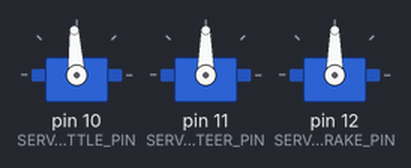
Bench run of a sketch on a simulated Arduino Uno, built with avr-gcc and run on an emulated ATmega328P. Shown: 3 × servo.

Above: at 0.1 s.
At 10.1 s:
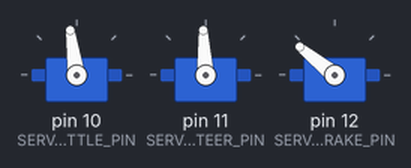
Timing chart, 0 to 11.6 s (numbered marks = the images above):
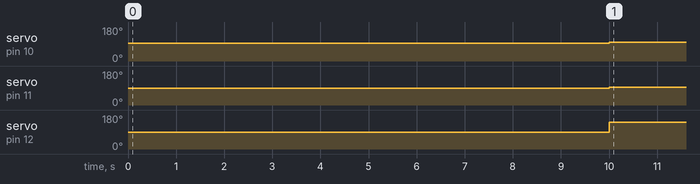

The sketch:

encoder_test.ino
```cpp
/**********************************************************/
//               Robot Racer Controller                   //
//               Written By: Sirui Song                   //
//               Last Updated: Jun 30, 2014               //
/**********************************************************/
//#define TEST_OUTPUT

//Import Libraries
#include <Servo.h>
#include <ros.h>
#include <std_msgs/Int8.h>
#include <std_msgs/Int16.h>
#include <std_msgs/Float32.h>
#include <geometry_msgs/Point32.h>
#include <SPI.h>

//servo
Servo throttleServo, steerServo, brakeServo;
#define SERVO_THROTTLE_PIN    10
#define SERVO_STEER_PIN       11
#define SERVO_BRAKE_PIN       12
#define THROTTLE_MAX          1650
#define THROTTLE_REV_MAX      1300

//unsigned int throttle_auto  = 1500;
//unsigned int steering_auto  = 1500;
//unsigned int throttle_rc    = 1500;
//unsigned int steering_rc    = 1500;
//unsigned int brake_rc       = 1500;
unsigned int throttle       = 1500;
unsigned int steering       = 1500;
unsigned int brake          = 2000;


//Define Analog Input Pin
#define BATT_VIN_1_PIN        A0
#define BATT_VIN_2_PIN        A1
#define STR_CURRENT_PIN       A3
#define STR_ENCODER_PIN       A2

//Define State Pins
#define RELAY_PIN             4

/*Velocity encoder*/
#define Hz                    40
#define PPR                   512          //512 for full Quad Decoding,
#define RadtoM                0.11/1.6  //For front two wheels

//Encoder pin assignment
int ss1 = 46; //
int ss2 = 47; //
int ss3 = 49; // Rear

/**********************************************************/
//                   Helper Functions                     //
/**********************************************************/
double servo_scale(int value, int _min, int _max) {
  int delta = _max - _min;
  return (double) 180 *  (value-_min - delta/2)/delta;
};

//Calculate velocity from encoder pulses

/**********************************************************/
//                Longitudinal PWM Code                   //
/**********************************************************/
//May not be needed.

/**********************************************************/
//                     RC Read In                         //
/**********************************************************/
//int ppm[8];
//void RC_read ()
//{
//  if (Serial2.available() > 0){
//    int count00       = 0;
//    int buffer_size   = 0;
//    int incomingByte  = 0;
//    while (count00 < 50){
//      // throw away extra bytes
//      if (Serial2.available() > 16) {
//        incomingByte = Serial2.read();
//        count00 = 0;
//      } else {
//        count00++;
//      }
//
//      // wait for a full transmition
//      if (Serial2.available() != buffer_size)
//        count00 = 0;
//
//      // make sure we are at the end of a transmition
//      buffer_size = Serial2.available();
//    }
//
//    if (Serial2.available() == 16) {
//      int ppm_data  = 0;
//      int ppm_ch    = 0;
//      for (unsigned int i=0; i<16; i++){
//        incomingByte = Serial2.read();
//        if (i >= 2) {
//          if (i%2 == 0) {
//            ppm_ch        = (incomingByte >> 3);
//            incomingByte -= (ppm_ch << 3);
//            ppm_data      = (incomingByte << 8);
//
//            if (ppm_ch > 7) break;
//          } else {
//            ppm_data     += incomingByte;
//            ppm[ppm_ch]   = ppm_data;
//          }
//        }
//      }
//    }
//  }
//        #ifdef TEST_OUTPUT
//        Serial.print("RX Data: ");
//        Serial.print(ppm[0], DEC); // throttle
//        Serial.print(",");
//        Serial.print(ppm[1], DEC); // aliron
//        Serial.print(",");
//        Serial.print(ppm[2], DEC); // elevator
//        Serial.print(",");
//        Serial.print(ppm[3], DEC); // rudder
//        Serial.print(",");
//        Serial.print(ppm[4], DEC); // gear
//        Serial.print(",");
//        Serial.print(ppm[5], DEC); // RC/Auto
//        Serial.print(",");
//        Serial.print(ppm[6], DEC); // ch 7
//        Serial.print("\n");
//      #endif
//}
///**********************************************************/
////               ROS communication setup                  //
///**********************************************************/

//ros::NodeHandle nh;
//
//std_msgs::Float32 cmdVelocity;
//std_msgs::Float32 cmdSteering;
//std_msgs::Int8 state_msg;
//std_msgs::Int16 str_msg;
//std_msgs::Int16 str_cur_msg;
//std_msgs::Int16 enc_cnt_msg;
//
//geometry_msgs::Point32 encoder_msg;
//#include <MegaEncoderCounter.h>
//
//ros::Publisher state("vehState", &state_msg);
//ros::Publisher encoder("encoderVelocity", &encoder_msg);
//ros::Publisher str("strAngle", &str_msg);
//ros::Publisher str_cur("strCurrent",&str_cur_msg);
//ros::Publisher enc_cnt("encoderCount",&enc_cnt_msg);
//
//void cmd_vel_cb( const std_msgs::Float32& cmd_vel_msg);
//void cmd_str_cb( const std_msgs::Float32& cmd_str_msg);
//
//ros::Subscriber <std_msgs::Float32> velocity_msg ("/RR1/velocity_cmd", cmd_vel_cb);
//ros::Subscriber <std_msgs::Float32> steering_msg ("/RR1/steering_cmd", cmd_str_cb);
//
//int ROS_watchdog = 0;
//
//void cmd_vel_cb(const std_msgs::Float32& cmd_vel_msg)
//{
//    ROS_watchdog = 0;
//    throttle_auto = round(cmd_vel_msg.data*10.7+1557);
//    return;
//}
//
//void cmd_str_cb(const std_msgs::Float32& cmd_str_msg)
//{
//    ROS_watchdog = 0;
//    steering_auto = round(cmd_str_msg.data);
//    return;
//}
////ESC Setup
//void setup_ESC()
//{
//  long tmp_time = millis();
//
//  while ( (millis() - tmp_time) <5000)
//  {
//
//    throttleServo.writeMicroseconds(1500);
//  }
//}
////Encoder Counter Functions
//void setup_counter(int ss)
//{
//  digitalWrite(ss,HIGH);
//  digitalWrite(ss,LOW);
//  SPI.transfer(0b00100000); //Write to counter
//  digitalWrite (ss,HIGH);
//
//  digitalWrite(ss,HIGH);
//  digitalWrite(ss,LOW);
//  SPI.transfer(0b10001000); //10001xxx Write to MDR0
//  SPI.transfer(0b00000011); //00000011
//  digitalWrite (ss,HIGH);
//
//  delay (10);
//
//  digitalWrite(ss,HIGH);
//  digitalWrite (ss,LOW);
//  SPI.transfer(0b10010000); //10010xxx Write to MDR1
//  SPI.transfer(0b00000010); //00000010
//  digitalWrite(ss,HIGH);
//
//}
//
//int enc_pos_read(int ss)
//{
//  digitalWrite(ss,HIGH);
//  digitalWrite(ss,LOW);
//  SPI.transfer(0b01100000);
//  byte response1 = SPI.transfer (0);
//  byte response2 = SPI.transfer (0);
//  digitalWrite(ss,HIGH);
//
//  int temp = 0;
//  temp = ((response1 << 8)|response2) ;
//  //temp <<= 8;
//  //temp = (temp | response2);
//  //Serial.print(temp,DEC);
//
//  /*
//  Serial.print("\t\tByte1: ");
//  Serial.print(response1,BIN);
//  Serial.print("\tByte2: ");
//  Serial.println(response2,BIN);
//  */
//
//  return temp;
//
//}
//
////reset counter only
//void enc_pos_reset(int ss)
//{
//  digitalWrite(ss,HIGH);
//  digitalWrite(ss,LOW);
//  SPI.transfer(0b00100000);
//  digitalWrite(ss,HIGH);
//
//}
void setup()
{

//  Serial.begin(115200);
//  Serial2.begin(115200);
//
//  nh.getHardware()->setBaud(115200);
//  nh.initNode();
//  nh.advertise(state);
//  nh.advertise(encoder);
//  nh.advertise(str);
//  nh.advertise(str_cur);
//  //nh.advertise(enc_cnt);
//  nh.subscribe(velocity_msg);
//  nh.subscribe(steering_msg);
//
//  pinMode(RELAY_PIN, INPUT);
//
  throttleServo.attach(SERVO_THROTTLE_PIN);
  steerServo.attach(SERVO_STEER_PIN);
  brakeServo.attach(SERVO_BRAKE_PIN);
    throttleServo.writeMicroseconds (1500);
    delay (10000);
//
//  //Velocity Encoder Setup
//  pinMode(ss1,OUTPUT);
//  pinMode(ss2,OUTPUT);
//  pinMode(ss3,OUTPUT);
//
//  SPI.begin();
//  SPI.setBitOrder(MSBFIRST);
//  SPI.setDataMode(SPI_MODE0);
//
//  delay(1000);
//
//  setup_counter(ss1);
//  setup_counter(ss2);
//  setup_counter(ss3);
//
//  setup_ESC();
//
}
//long CurrentTime = micros();
//static long PrevTime = 0;
//long timeDiff = CurrentTime - PrevTime;

void loop()
{
//  nh.spinOnce();
//  RC_read ();
//
/**********************************************************/
//                      Encoder Read                      //
/**********************************************************/
//  CurrentTime = micros();
//  timeDiff = CurrentTime - PrevTime;
//  if (timeDiff >= (1.0/Hz * 1E6))
//  {
//      int ENC_L_CNT = enc_pos_read(ss1);
//      int ENC_R_CNT = enc_pos_read(ss2);
//      int ENC_M_CNT = enc_pos_read(ss3);
//
//      encoder_msg.x = (-1E6*ENC_L_CNT/PPR)/1.6*(PI*0.11)/timeDiff;
//      encoder_msg.y = 1E6/PPR*ENC_R_CNT*PI*RadtoM/timeDiff;
//      encoder_msg.z = 1E6/(PPR*4)*ENC_M_CNT*PI*RadtoM/timeDiff;
//
//      encoder.publish (&encoder_msg);
//
//      //enc_cnt_msg.data = enc_cnt_msg.data + ENC_R_CNT;
//
//      //enc_cnt.publish (&enc_cnt_msg);
//      if (encoder_msg.x > 0 || encoder_msg.y > 0 || encoder_msg.z > 0){
//        //Serial.println();
//        //Serial.println(ENC_L_CNT);
//        //Serial.println(ENC_R_CNT);
//        //Serial.println(ENC_M_CNT);
//        /*Serial.println();
//        Serial.println(encoder_msg.x);
//        Serial.println(encoder_msg.y);
//        Serial.println(encoder_msg.z);*/
//      }
//
//      //Serial.println(analogRead(STR_ENCODER_PIN));
//      str_msg.data = analogRead(STR_ENCODER_PIN)-657;
//      str.publish(&str_msg);
//
//      //Serial.println(analogRead(STR_CURRENT_PIN));
//      str_cur_msg.data = analogRead(STR_CURRENT_PIN);
//      str_cur.publish(&str_cur_msg);
//
//      enc_pos_reset(ss1);
//      enc_pos_reset(ss2);
//      enc_pos_reset(ss3);
//
//      PrevTime = CurrentTime;
//  }
//
///**********************************************************/
////                      State Machine                     //
///**********************************************************/
//  boolean RC_on         = true;              //True for RC, false for Auto
//  boolean Estop_on      = true;              //True for RC, false for Auto
//
////  if (ppm[4] < 700)
//    Estop_on = true;
//  else
//    Estop_on = false;
//
//  if (Estop_on) {
//
//    #ifdef TEST_OUTPUT
//    Serial.println("ESTOP MODE");
//    #endif
//    //Estop state:
//
//    while(throttle >= 1500)
//    {
//      throttle -= 5;
//      throttleServo.writeMicroseconds(throttle);
//      delay(100);
//
//    }//end while
//    steering = 1500;
//    brake = 2000;
//
//    //Reset Integrator
//  }
//  else if (ppm[5] < 700) {
//
//    //RC state
//    //Transfer PWM, with a max output limited
//
//    #ifdef TEST_OUTPUT
//    Serial.print("RC MODE \t");
//    Serial.print("throttle PWM: ");
//    Serial.println(throttle_rc);
//    #endif
//
//    //Read in PWM values:
//    throttle_rc = round((ppm[2] - 1022) / 1.416) + 1500;
//    steering_rc = -round((ppm[3] - 1022) / 1.432) + 1500;
//    brake_rc = round((ppm[0] - 1022) / 1.432) + 1500;
//
//    throttle = throttle_rc;
//    steering = steering_rc;
//    brake = brake_rc;
//  }
//  else {
//    #ifdef TEST_OUTPUT
//    Serial.println("AUTO MODE");
//    #endif
//
//    //Auto state
//    //Output to motor: (May implement a min(input, from computer) for throttle
//
//    throttle = throttle_auto;
//    steering = steering_auto;
//    }
//
//
//
//  if (throttle > THROTTLE_MAX )
//    throttle = THROTTLE_MAX ;
//  if (throttle < THROTTLE_REV_MAX)
//    throttle = THROTTLE_REV_MAX;
//
//Serial.println(throttle);

  steering = 1500;
  brake = 2000;
  throttle = 1550;

  steerServo.writeMicroseconds (steering);
  throttleServo.writeMicroseconds (throttle);
  brakeServo.writeMicroseconds (brake);


}
```

Measured:
- by itself, servo on pin 10 (SERVO_THROTTLE_PIN): 93° → 98° at 10.0 s
- by itself, servo on pin 11 (SERVO_STEER_PIN): 90° → 93° at 10.0 s
- by itself, servo on pin 12 (SERVO_BRAKE_PIN): 90° → 141° at 10.0 s
